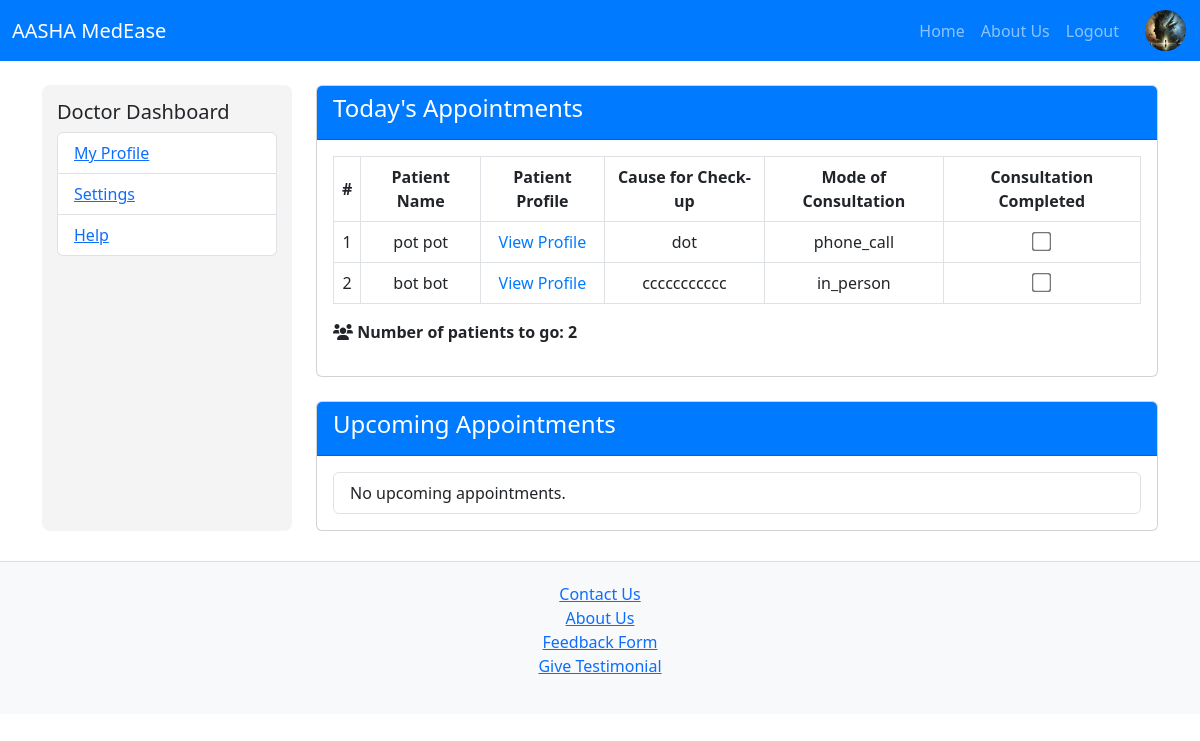
The app's page /doctor/dashboard/ (signed in) with its own data.
### app1/models.py (models this page shows, shortened)
class CustomUser(AbstractUser):
    is_doctor = models.BooleanField(default=False)
    is_patient = models.BooleanField(default=False)
    profile_picture = models.ImageField(upload_to='profile_pics/', default='profile_pics/default.jpg')
    GENDER_CHOICES = [
    ('Male', 'Male'),
    ('Female', 'Female'),
    ('Other', 'Other'),
]

class Doctor(models.Model):
    user = models.OneToOneField(CustomUser, on_delete=models.CASCADE, related_name='doctor_profile')
    full_name = models.CharField(max_length=100)
    phone = models.CharField(max_length=15)
    dob = models.DateField()
    gender = models.CharField(max_length=10)
    license_number = models.CharField(max_length=50)
    specialization = models.CharField(max_length=100)
    experience = models.IntegerField()
    workplace = models.CharField(max_length=200)
    address = models.TextField()
    consultation_mode = models.CharField(max_length=50)
    available_days = models.JSONField(default=list)
    start_time = models.TimeField()
    end_time = models.TimeField()
    max_patients = models.IntegerField()
    medical_degree = models.FileField(upload_to='doctor_documents/')
    government_id = models.FileField(upload_to='doctor_documents/')
    medical_license = models.FileField(upload_to='doctor_documents/')
    profile_picture = models.ImageField(upload_to='profile_pics/', blank=True, null=True)

class Appointment(models.Model):
    patient = models.ForeignKey(Patient, on_delete=models.CASCADE, related_name='appointments')
    doctor = models.ForeignKey(Doctor, on_delete=models.CASCADE, related_name='appointments')
    reason = models.TextField()
    date = models.DateField()
    time = models.TimeField(null=True, blank=True)
    mode = models.CharField(max_length=10, choices=CONSULTATION_MODE_CHOICES)
    is_completed = models.BooleanField(default=False)

class Patient(models.Model):
    user = models.OneToOneField(CustomUser, on_delete=models.CASCADE, related_name='patient_profile')
    full_name = models.CharField(max_length=100)
    phone = models.CharField(max_length=15)
    dob = models.DateField()
    gender = models.CharField(max_length=10)
    address = models.TextField()
    city = models.CharField(max_length=50)
    state = models.CharField(max_length=50)
    pin_code = models.CharField(max_length=10)
    emergency_contact = models.CharField(max_length=15)
    blood_group = models.CharField(max_length=5)
    pre_existing_conditions = models.TextField()
    current_medications = models.TextField()
    allergies = models.TextField()
    preferred_doctor = models.CharField(max_length=100)
    insurance_provider = models.CharField(max_length=100, blank=True)
    policy_number = models.CharField(max_length=50, blank=True)
    coverage_type = models.CharField(max_length=50, blank=True)
    profile_picture = models.ImageField(upload_to='profile_pics/', blank=True, null=True)
    bio = models.TextField(blank=True)
    languages_spoken = models.CharField(max_length=100)
    consultation_mode = models.CharField(max_length=50)

### app1/views.py (the view)
# urls.py: path('doctor/dashboard/', views.doctor_dashboard, name='doctor_dashboard'),
@login_required
def doctor_dashboard(request):
    doctor = get_object_or_404(Doctor, user=request.user)
    today = timezone.now().date()
    todays_appointments = (
        Appointment.objects.filter(doctor=doctor, date=today)
        .order_by("time")
        .select_related("patient")
    )
    upcoming_appointments = (
        Appointment.objects.filter(doctor=doctor, date__gt=today)
        .order_by("date")
        .select_related("patient")
    )
    return render(
        request,
        "doc_dashboard.html",
        {
            "doctor": doctor,
            "todays_appointments": todays_appointments,
            "upcoming_appointments": upcoming_appointments,
        },
    )

### templates/doc_dashboard.html (shortened to what this page needs)
<!DOCTYPE html>
<html lang="en">
<head>
    <link rel="stylesheet" href="https://cdnjs.cloudflare.com/ajax/libs/font-awesome/6.0.0/css/all.min.css">
    <link href="https://cdn.jsdelivr.net/npm/bootstrap@5.3.0/dist/css/bootstrap.min.css" rel="stylesheet">
</head>
<body>
    <nav class="navbar navbar-expand-lg navbar-dark">
        <div class="container-fluid">
            <a class="navbar-brand" href="#">AASHA MedEase</a>
            <ul class="navbar-nav ms-auto align-items-center">
                <li class="nav-item">
                    <a class="nav-link" href="#">Home</a>
                </li>
                <li class="nav-item">
                    <a class="nav-link" href="#">About Us</a>
                </li>
                <li class="nav-item">
                    <a class="nav-link" href="#">Logout</a>
                </li>
                <li class="nav-item ms-3">
                    <a href="{% url 'doctor_profile_actual' request.user.doctor_profile.pk %}">
                        {% if user.doctor_profile.profile_picture %}
                            <div id="profile-pic">
                                <img src="{{ user.doctor_profile.profile_picture.url }}" alt="Profile Picture">
                            </div>
                        {% else %}
                            <div id="profile_picture">
                                <i class="fas fa-user"></i>
                            </div>
                        {% endif %}
                    </a>
                </li>
            </ul>
        </div>
    </nav>
    <div class="container mt-4 d-flex">
        <div class="sidebar">
            <h5>Doctor Dashboard</h5>
            <ul class="list-group">
                <li class="list-group-item"><a href="doctor_profile.html">My Profile</a></li>
                <li class="list-group-item"><a href="#">Settings</a></li>
                <li class="list-group-item"><a href="#">Help</a></li>
            </ul>
        </div>
        <div class="main-content ms-4">
            <div class="card mb-4">
                <div class="card-header">
                    <h4>Today's Appointments</h4>
                </div>
                <div class="card-body">
                    <table class="table table-bordered">
                        <thead>
                            <tr>
                                <th>#</th>
                                <th>Patient Name</th>
                                <th>Patient Profile</th>
                                <th>Cause for Check-up</th>
                                <th>Mode of Consultation</th>
                                <th>Consultation Completed</th>
                            </tr>
                        </thead>
                        <tbody>
                            {% for appointment in todays_appointments %}
                            <tr>
                                <td>{{ forloop.counter }}</td>
                                <td>{{ appointment.patient.full_name }}</td>
                                <td>
                                    <a href="{% url 'patient_profile' appointment.patient.id %}">View Profile</a>
                                </td>
                                <td>{{ appointment.reason }}</td>
                                <td>{{ appointment.mode }}</td>
                                <td>
                                    <input type="checkbox" class="checkbox-center"
                                        data-appointment-id="{{ appointment.id }}" />
                                </td>
                            </tr>
                            {% empty %}
                            <tr>
                                <td colspan="6" class="text-center">No appointments today.</td>
                            </tr>
                            {% endfor %}
                        </tbody>
                    </table>
                    <p>
                        <strong><i class="fas fa-users"></i> Number of patients to go: <span id="patients-count">{{ todays_appointments|length }}</span></strong>
                    </p>
                </div>
            </div>
            <div class="card">
                <div class="card-header">
                    <h4>Upcoming Appointments</h4>
                </div>
                <div class="card-body">
                    <ul class="list-group">
                        {% for appointment in upcoming_appointments %}
                            <li class="list-group-item">
                                {{ appointment.patient.full_name }} -
                                {{ appointment.date|date:"F d, Y" }}
                                ({{ appointment.mode }})
                            </li>
                        {% empty %}
                            <li class="list-group-item">No upcoming appointments.</li>
                        {% endfor %}
                    </ul>
                </div>
            </div>
        </div>
    </div>
    <footer class="footer">
        <ul class="list-unstyled">
            <li><a href="#">Contact Us</a></li>
            <li><a href="#">About Us</a></li>
            <li><a href="#">Feedback Form</a></li>
            <li><a href="#">Give Testimonial</a></li>
        </ul>
    </footer>
</body>
</html>

### templates/doc_dashboard.html (style rules this page uses)
.sidebar { width:250px; background-color: #f4f4f4; padding: 15px; border-radius: 8px; }
.main-content { flex: 1; }
.card-header { background-color: #007bff; color: white; }
.navbar { background-color: #007bff; }
.navbar-brand { color: white; }
.footer { background-color: #f8f9fa; padding: 20px; text-align: center; margin-top: 30px; border-top: 1px solid #ddd; }
.table a { color: #007bff; text-decoration: none; }
.checkbox-center { transform: scale(1.5); display: block; margin: auto; }
.table th, .table td { text-align: center; vertical-align: middle; }
#profile-pic img { width: 45px; height: 45px; border-radius: 50%; object-fit: cover; border: 2px solid #007bff; }

### records on screen
CustomUser: doctor_profile.profile_picture (picture)
Appointment: patient.full_name "pot pot", reason "dot", mode "phone_call"
Appointment: patient.full_name "bot bot", reason "ccccccccccc", mode "in_person"

### other values on screen
{{ todays_appointments|length }} "2"
